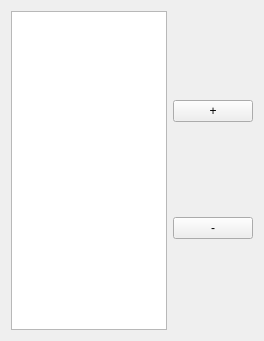
<?xml version="1.0" encoding="UTF-8"?>
<ui version="4.0">
 <class>ListViewWidget</class>
 <widget class="QFrame" name="ListViewWidget">
  <property name="geometry">
   <rect>
    <x>0</x>
    <y>0</y>
    <width>264</width>
    <height>341</height>
   </rect>
  </property>
  <property name="windowTitle">
   <string>Frame</string>
  </property>
  <layout class="QHBoxLayout" name="horizontalLayout">
   <item>
    <widget class="QListWidget" name="listWidget"/>
   </item>
   <item>
    <layout class="QVBoxLayout" name="verticalLayout">
     <item>
      <widget class="QPushButton" name="addButton">
       <property name="text">
        <string>+</string>
       </property>
      </widget>
     </item>
     <item>
      <widget class="QPushButton" name="removeButton">
       <property name="text">
        <string>-</string>
       </property>
      </widget>
     </item>
    </layout>
   </item>
  </layout>
 </widget>
 <resources/>
 <connections/>
</ui>
